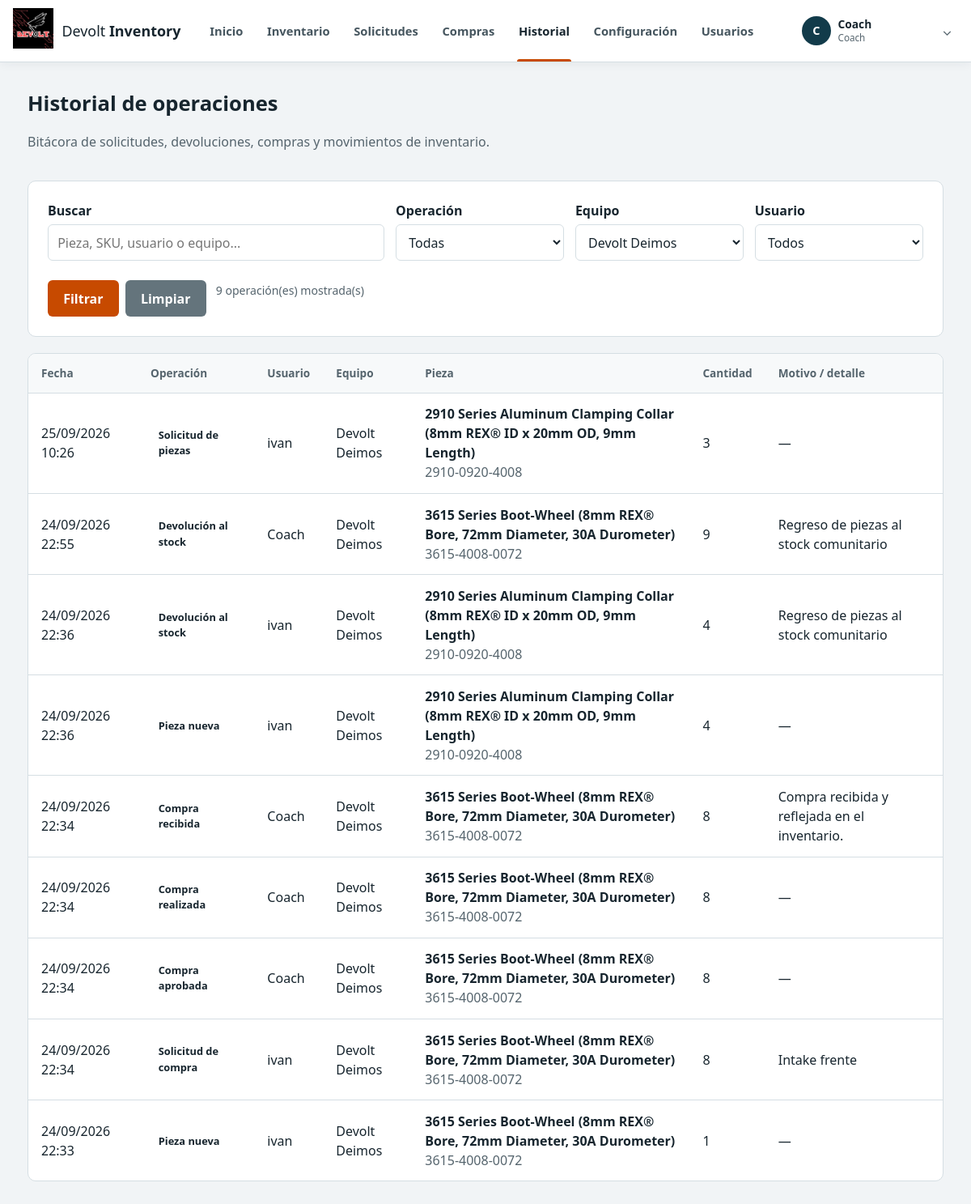
The page /historial/?equipo_id=1 (signed in) on the database its author committed.
### tables this page shows
CREATE TABLE usuarios (
    id                    INTEGER PRIMARY KEY AUTOINCREMENT,
    nombre                TEXT NOT NULL,
    username              TEXT NOT NULL UNIQUE,
    password_hash         TEXT NOT NULL,          -- nunca se guarda la contraseña real
    rol                   TEXT NOT NULL CHECK (rol IN ('alumno', 'mentor', 'coach')),
    equipo_id             INTEGER REFERENCES equipos(id),
    activo                INTEGER NOT NULL DEFAULT 1,   -- 0 = cuenta eliminada (se conserva el historial)
    debe_cambiar_password INTEGER NOT NULL DEFAULT 0,
    fecha_creacion        TEXT NOT NULL DEFAULT (datetime('now', 'localtime')),
    -- Regla 1: todo alumno pertenece a un equipo
    CHECK (rol <> 'alumno' OR equipo_id IS NOT NULL)
);

CREATE TABLE historial (
    id         INTEGER PRIMARY KEY AUTOINCREMENT,
    fecha      TEXT NOT NULL DEFAULT (datetime('now', 'localtime')),
    tipo       TEXT NOT NULL,   -- solicitud, aprobacion, rechazo, devolucion, retiro_danado, ...
    usuario_id INTEGER NOT NULL REFERENCES usuarios(id),
    equipo_id  INTEGER REFERENCES equipos(id),
    pieza_id   INTEGER REFERENCES piezas(id),
    cantidad   INTEGER,
    motivo     TEXT
);

CREATE TABLE equipos (
    id     INTEGER PRIMARY KEY AUTOINCREMENT,
    nombre TEXT NOT NULL UNIQUE
);

CREATE TABLE piezas (
    id             INTEGER PRIMARY KEY AUTOINCREMENT,
    nombre         TEXT NOT NULL,
    marca_id       INTEGER REFERENCES marcas(id),
    sku            TEXT,
    categoria_id   INTEGER REFERENCES categorias(id),
    cantidad_total INTEGER NOT NULL DEFAULT 0 CHECK (cantidad_total >= 0),
    costo_unitario REAL    NOT NULL DEFAULT 0 CHECK (costo_unitario >= 0),
    imagen         TEXT,                      -- nombre del archivo en static/images/piezas
    link           TEXT,
    ubicacion_id   INTEGER REFERENCES ubicaciones(id),
    fecha_registro TEXT NOT NULL DEFAULT (datetime('now', 'localtime')),
    activa         INTEGER NOT NULL DEFAULT 1  -- 0 = ficha oculta (no se borra por el historial)
);

### routes/historial.py (the view)
@bp.route("/")
@rol_requerido("mentor", "coach")
def lista():
    filtros = {
        "q": request.args.get("q", ""),
        "tipo": request.args.get("tipo", ""),
        "equipo_id": request.args.get("equipo_id", ""),
        "usuario_id": request.args.get("usuario_id", ""),
    }
    return render_template(
        "historial.html",
        historial=models.obtener_historial(filtros),
        filtros=filtros,
        equipos=models.obtener_equipos(),
        usuarios=models.obtener_usuarios(),
        tipos=models.obtener_tipos_historial(),
        nombres_tipo=TIPOS,
    )

### app.py (called while the page is built)
@app.template_filter("fecha")
def formato_fecha(valor):
    if not valor:
        return ""
    try:
        return datetime.strptime(valor, "%Y-%m-%d %H:%M:%S").strftime("%d/%m/%Y %H:%M")
    except ValueError:
        return valor

@app.before_request
def revisar_sesion():
    if request.endpoint == "static" or "usuario_id" not in session:
        return None
    usuario = models.obtener_usuario_con_equipo(session["usuario_id"])
    if usuario is None or not usuario["activo"]:
        session.clear()
        flash("Tu cuenta está desactivada. Habla con el Coach.", "error")
        return redirect(url_for("auth.login"))
    session["nombre"] = usuario["nombre"]
    session["rol"] = usuario["rol"]
    session["equipo_id"] = usuario["equipo_id"]
    session["equipo_nombre"] = usuario["equipo_nombre"]
    session["debe_cambiar"] = bool(usuario["debe_cambiar_password"])
    paginas_libres = ("auth.cambiar_password", "auth.logout")
    if session["debe_cambiar"] and request.endpoint not in paginas_libres:
        return redirect(url_for("auth.cambiar_password"))
    return None

### database.py (called while the page is built)
def conectar():
    conexion = sqlite3.connect(RUTA_DB)
    conexion.row_factory = sqlite3.Row            # permite usar fila["nombre"]
    conexion.execute("PRAGMA foreign_keys = ON")  # SQLite no revisa las claves foráneas si no se pide
    return conexion

def get_db():
    if "db" not in g:
        g.db = conectar()
    return g.db

def cerrar_db(error=None):
    conexion = g.pop("db", None)
    if conexion is not None:
        conexion.close()

### models.py (called while the page is built)
def obtener_usuario_con_equipo(usuario_id):
    return get_db().execute(
        "SELECT u.*, e.nombre AS equipo_nombre FROM usuarios u "
        "LEFT JOIN equipos e ON e.id = u.equipo_id WHERE u.id = ?", (usuario_id,)
    ).fetchone()

def obtener_usuarios():
    return get_db().execute(
        "SELECT u.*, e.nombre AS equipo_nombre FROM usuarios u "
        "LEFT JOIN equipos e ON e.id = u.equipo_id "
        "ORDER BY u.activo DESC, u.nombre COLLATE NOCASE"
    ).fetchall()

def obtener_equipos():
    return get_db().execute("SELECT id, nombre FROM equipos ORDER BY id").fetchall()

def obtener_tipos_historial():
    return get_db().execute(
        "SELECT DISTINCT tipo FROM historial ORDER BY tipo COLLATE NOCASE"
    ).fetchall()

### templates/historial.html (shortened to what this page needs)
{% extends "base.html" %}
{% block contenido %}
<div class="encabezado-pagina">
  <div>
    <h1>Historial de operaciones</h1>
    <p class="suave">Bitácora de solicitudes, devoluciones, compras y movimientos de inventario.</p>
  </div>
</div>
<form class="tarjeta filtros-inventario" method="get" action="{{ url_for('historial.lista') }}">
  <div class="filtros-grid historial-filtros">
    <div class="campo-busqueda">
      <label for="q">Buscar</label>
      <input id="q" name="q" type="search" value="{{ filtros.q or '' }}" placeholder="Pieza, SKU, usuario o equipo...">
    </div>
    <div>
      <label for="tipo">Operación</label>
      <select id="tipo" name="tipo">
        <option value="">Todas</option>
      </select>
    </div>
    <div>
      <label for="equipo_id">Equipo</label>
      <select id="equipo_id" name="equipo_id">
        {% for e in equipos %}<option value="{{ e.id }}" {% if filtros.equipo_id|string == e.id|string %}selected{% endif %}>{{ e.nombre }}</option>{% endfor %}
      </select>
    </div>
    <div>
      <label for="usuario_id">Usuario</label>
      <select id="usuario_id" name="usuario_id">
        <option value="">Todos</option>
      </select>
    </div>
  </div>
  <div class="fila-botones">
    <button class="boton" type="submit">Filtrar</button>
    <a class="boton secundario" href="{{ url_for('historial.lista') }}">Limpiar</a>
    <span class="resultado-filtros">{{ historial|length }} operación(es) mostrada(s)</span>
  </div>
</form>
<div class="tarjeta tabla-contenedor">
  <div class="tabla-scroll">
    <table class="tabla historial-tabla">
      <thead>
        <tr><th>Fecha</th><th>Operación</th><th>Usuario</th><th>Equipo</th><th>Pieza</th><th>Cantidad</th><th>Motivo / detalle</th></tr>
      </thead>
      <tbody>
      {% for h in historial %}
      <tr>
        <td>{{ h.fecha|fecha }}</td>
        <td><span class="estado historial-{{ h.tipo }}">{{ nombres_tipo.get(h.tipo, h.tipo|replace('_', ' ')|capitalize) }}</span></td>
        <td>{{ h.usuario_nombre }}</td>
        <td>{{ h.equipo_nombre or '—' }}</td>
        <td>
          {% if h.pieza_id %}<strong>{{ h.pieza_nombre or 'Pieza eliminada' }}</strong>{% else %}—{% endif %}
          {% if h.sku %}<br><span class="suave">{{ h.sku }}</span>{% endif %}
        </td>
        <td>{{ h.cantidad if h.cantidad is not none else '—' }}</td>
        <td>{{ h.motivo or '—' }}</td>
      </tr>
      {% else %}
      <tr><td colspan="7" class="suave">No hay operaciones que coincidan con los filtros.</td></tr>
      {% endfor %}
      </tbody>
    </table>
  </div>
</div>
{% endblock %}

### templates/base.html (shortened to what this page needs)
<!DOCTYPE html>
<html lang="es">
<head>
  <link rel="stylesheet" href="{{ url_for('static', filename='css/estilo.css') }}">
</head>
<body>
{% if session.usuario_id %}
<header class="barra-superior">
  <div class="barra-contenedor">
    <a class="marca" href="{{ url_for('dashboard.inicio') }}" aria-label="Ir al dashboard">
<span><img class="logo" src="{{ url_for('static', filename='images/piezas/logo devolt.jpg') }}" alt="Devolt Inventory"></span>
      <span class="marca-texto">Devolt <strong>Inventory</strong></span>
    </a>
    <nav class="nav-principal" aria-label="Navegación principal">
      <a href="{{ url_for('dashboard.inicio') }}"
         class="{{ 'activo' if request.endpoint == 'dashboard.inicio' }}">Inicio</a>
      <a href="{{ url_for('inventario.lista') }}"
         class="{{ 'activo' if request.endpoint and request.endpoint.startswith('inventario.') and not request.endpoint.startswith('inventario.solicitudes') and not request.endpoint.startswith('inventario.nueva_solicitud_compra') }}">Inventario</a>
      <a href="{{ url_for('inventario.solicitudes') }}"
         class="{{ 'activo' if request.endpoint == 'inventario.solicitudes' }}">Solicitudes</a>
      <a href="{{ url_for('inventario.solicitudes_compra') }}"
         class="{{ 'activo' if request.endpoint and (request.endpoint.startswith('inventario.solicitudes_compra') or request.endpoint == 'inventario.nueva_solicitud_compra') }}">Compras</a>
      {% if session.rol in ('mentor', 'coach') %}
      <a href="{{ url_for('historial.lista') }}"
         class="{{ 'activo' if request.endpoint and request.endpoint.startswith('historial.') }}">Historial</a>
      {% endif %}
      {% if session.rol in ('mentor', 'coach') %}
      <a href="{{ url_for('configuracion.inicio') }}"
         class="{{ 'activo' if request.endpoint and request.endpoint.startswith('configuracion.') }}">Configuración</a>
      {% endif %}
      {% if session.rol == 'coach' %}
      <a href="{{ url_for('usuarios.lista') }}"
         class="{{ 'activo' if request.endpoint and request.endpoint.startswith('usuarios.') }}">Usuarios</a>
      {% endif %}
    </nav>
    <details class="cuenta-menu">
      <summary>
        <span class="cuenta-avatar">{{ session.nombre[:1]|upper }}</span>
        <span class="cuenta-info">
          <strong>{{ session.nombre }}</strong>
          <small>{{ session.rol|capitalize }}{% if session.equipo_nombre %} · {{ session.equipo_nombre }}{% endif %}</small>
        </span>
        <span class="cuenta-flecha" aria-hidden="true">⌄</span>
      </summary>
    </details>
  </div>
</header>
{% endif %}
<div class="{{ 'layout' if session.usuario_id else 'pagina-sola' }}">
  <main class="contenido">
    {% block contenido %}{% endblock %}
  </main>
</div>
</body>
</html>

### rows shown on the page
usuarios: nombre "C", nombre "Coach", rol "Coach"
historial: fecha|fecha "25/09/2026 10:26", get "Solicitud de piezas", usuario_nombre "ivan", nombre "Devolt Deimos", nombre "2910 Series Aluminum Clamping Collar (8mm REX® ID x 20mm OD, 9mm Length)", sku "2910-0920-4008", cantidad "3", motivo "—"
historial: fecha|fecha "24/09/2026 22:55", get "Devolución al stock", usuario_nombre "Coach", nombre "Devolt Deimos", nombre "3615 Series Boot-Wheel (8mm REX® Bore, 72mm Diameter, 30A Durometer)", sku "3615-4008-0072", cantidad "9", motivo "Regreso de piezas al stock comunitario"
historial: fecha|fecha "24/09/2026 22:36", get "Devolución al stock", usuario_nombre "ivan", nombre "Devolt Deimos", nombre "2910 Series Aluminum Clamping Collar (8mm REX® ID x 20mm OD, 9mm Length)", sku "2910-0920-4008", cantidad "4", motivo "Regreso de piezas al stock comunitario"
historial: fecha|fecha "24/09/2026 22:36", get "Pieza nueva", usuario_nombre "ivan", nombre "Devolt Deimos", nombre "2910 Series Aluminum Clamping Collar (8mm REX® ID x 20mm OD, 9mm Length)", sku "2910-0920-4008", cantidad "4", motivo "—"
historial: fecha|fecha "24/09/2026 22:34", get "Compra recibida", usuario_nombre "Coach", nombre "Devolt Deimos", nombre "3615 Series Boot-Wheel (8mm REX® Bore, 72mm Diameter, 30A Durometer)", sku "3615-4008-0072", cantidad "8", motivo "Compra recibida y reflejada en el inventario."
historial: fecha|fecha "24/09/2026 22:34", get "Compra realizada", usuario_nombre "Coach", nombre "Devolt Deimos", nombre "3615 Series Boot-Wheel (8mm REX® Bore, 72mm Diameter, 30A Durometer)", sku "3615-4008-0072", cantidad "8", motivo "—"
historial: fecha|fecha "24/09/2026 22:34", get "Compra aprobada", usuario_nombre "Coach", nombre "Devolt Deimos", nombre "3615 Series Boot-Wheel (8mm REX® Bore, 72mm Diameter, 30A Durometer)", sku "3615-4008-0072", cantidad "8", motivo "—"
historial: fecha|fecha "24/09/2026 22:34", get "Solicitud de compra", usuario_nombre "ivan", nombre "Devolt Deimos", nombre "3615 Series Boot-Wheel (8mm REX® Bore, 72mm Diameter, 30A Durometer)", sku "3615-4008-0072", cantidad "8", motivo "Intake frente"
historial: fecha|fecha "24/09/2026 22:33", get "Pieza nueva", usuario_nombre "ivan", nombre "Devolt Deimos", nombre "3615 Series Boot-Wheel (8mm REX® Bore, 72mm Diameter, 30A Durometer)", sku "3615-4008-0072", cantidad "1", motivo "—"

### other values the page prints
{{ historial|length }} "9"
form field equipo_id "Devolt Deimos"
